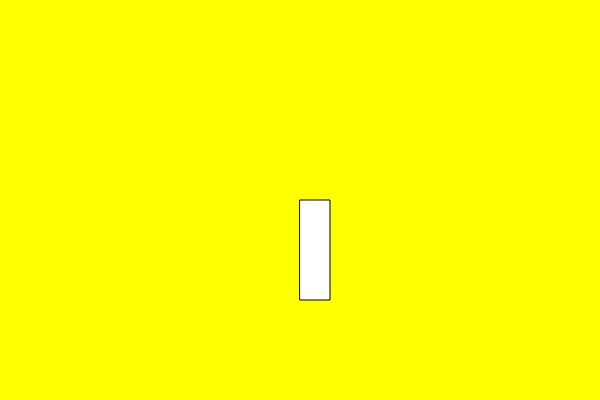
Frame 1 (no input)
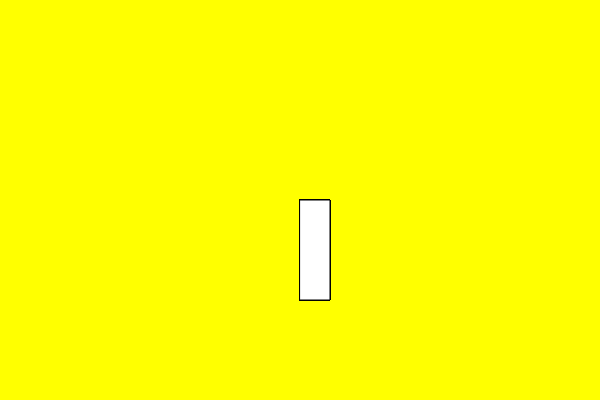
Frame 60 (no input)
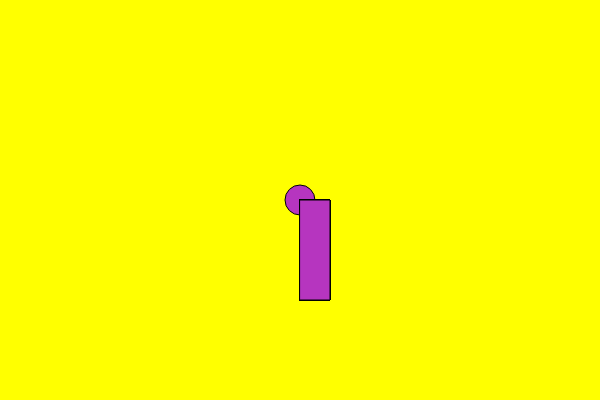
Frame 120 (the mouse pressed at the canvas centre since frame 60)

The p5.js sketch that drew these frames (run headless with seeded random() and noise() and a simulated clock; from frame 60 on, the mouse is pressed at the canvas centre):

// p5.js sketch
// ── sketch.js
function setup(){
  createCanvas(600,400);
  background(255,255,0);

}

function draw(){

 
  rect(300,200,30,100);
}

function mousePressed(){
 fill(random(255),random(255),random(255));
 ellipse(mouseX,mouseY,30,30);

}
